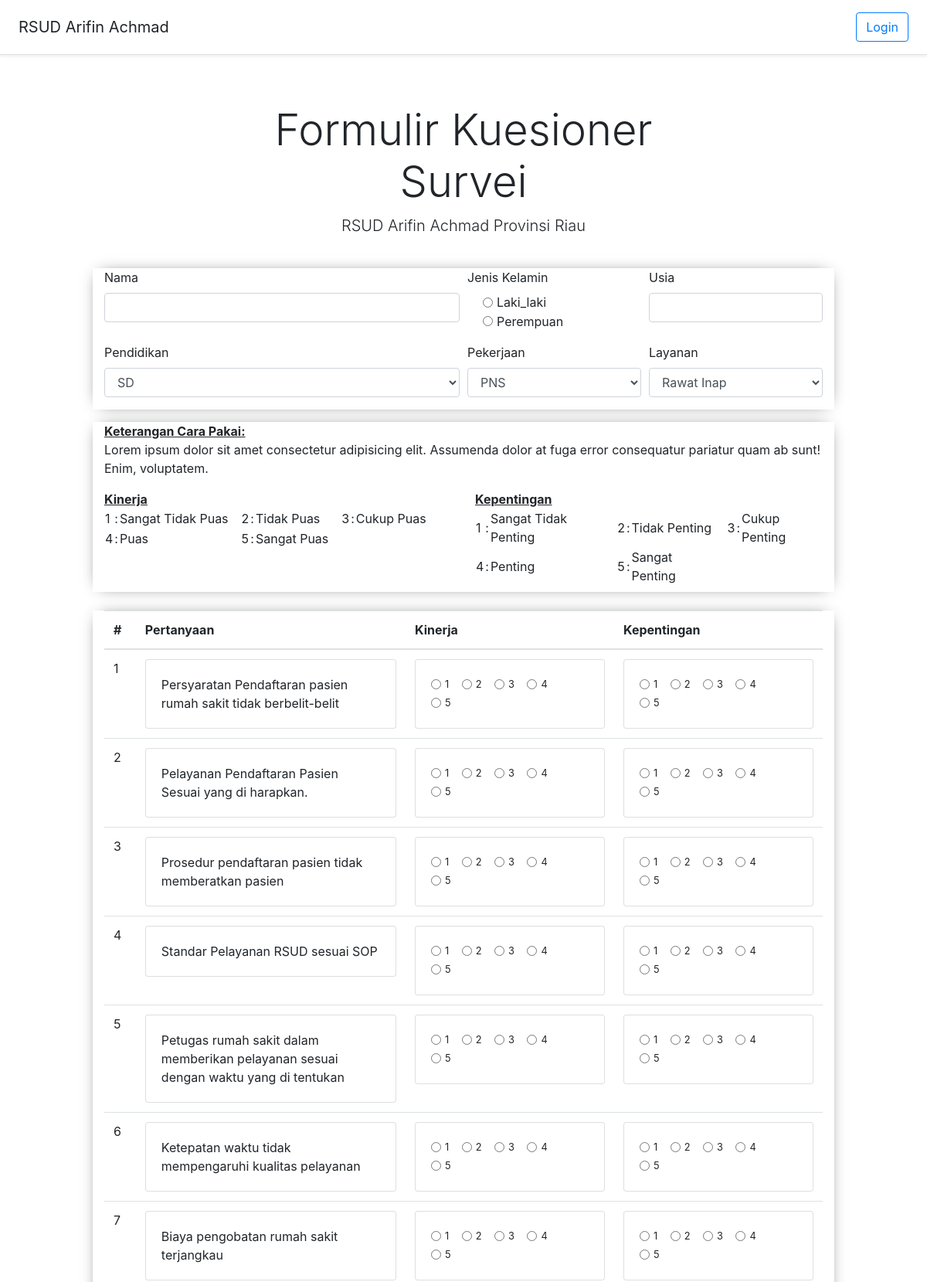
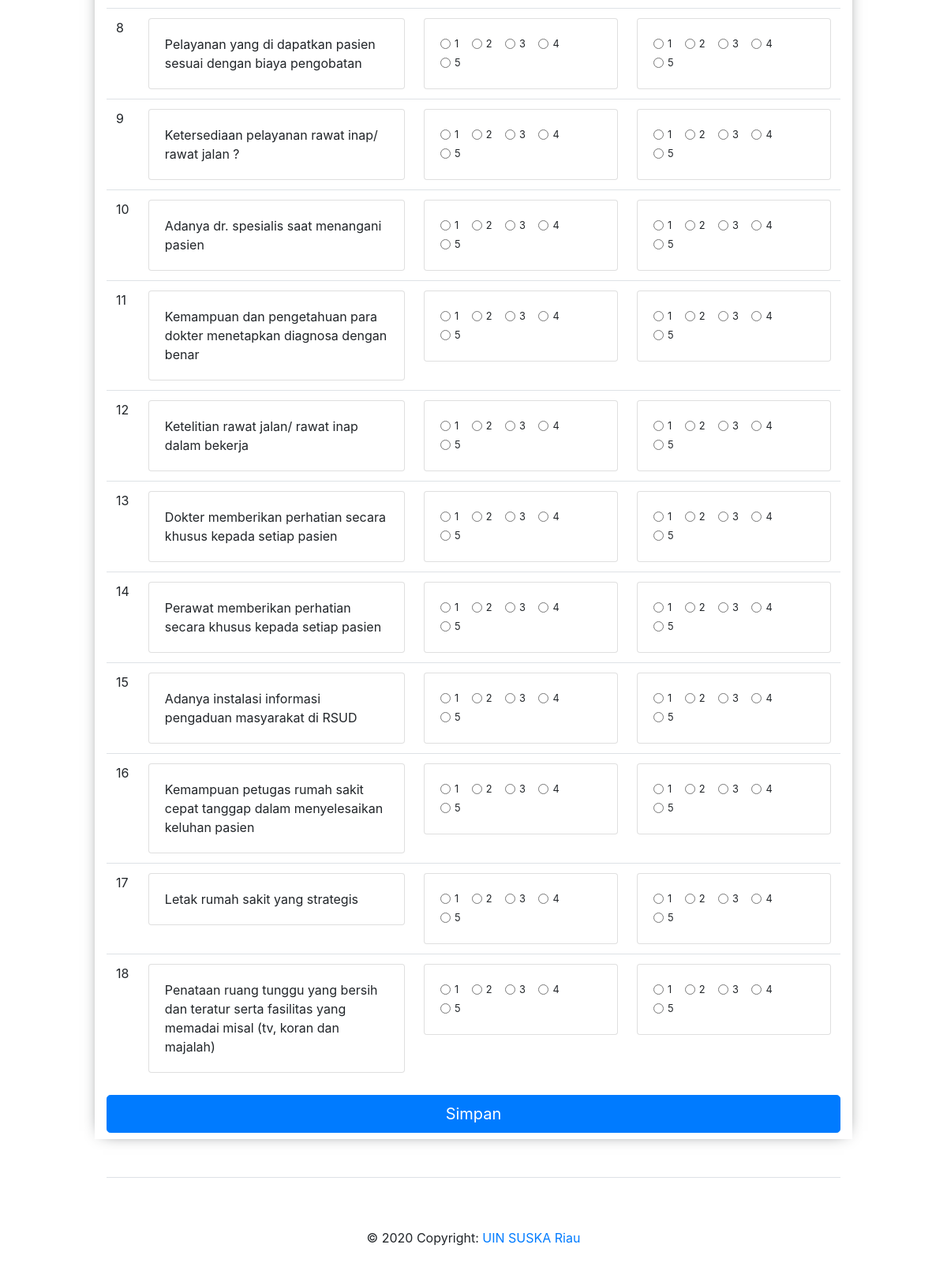
The page / on the database its author committed (2 pictures, top to bottom).
### tables this page shows
CREATE TABLE `tb_kuesioner` (
  `id` int(11) NOT NULL,
  `isi_kuesioner` text NOT NULL
);

### application/controllers/Angket.php (called while the page is built, shortened)
<?php
class Angket extends CI_Controller
{
    var $t_kuesioner = 'tb_kuesioner';
    public function index()
    {
        $data['kuesioner'] = $this->M_General->getAll($this->t_kuesioner, 'id', 'asc')->result();
        $this->load->view('angket/index', $data);
    }
}

### index.php (called while the page is built, shortened)
<?php
require_once BASEPATH.'core/CodeIgniter.php';

### application/models/M_General.php (called while the page is built, shortened)
<?php
class M_General extends CI_Model
{
    public function getAll($tables, $sort, $type)
    {
        $this->db->order_by($sort, $type);
        return $this->db->get($tables);
    }
}

### application/views/angket/index.php (the view, shortened to what this page needs)
<!doctype html>
<html lang="en">
<head>
    <link href="<?= base_url() ?>assets/angket/dist/css/bootstrap.css" rel="stylesheet">
    <link href="<?= base_url() ?>assets/angket/pricing.css" rel="stylesheet">
</head>
<body>
    <div class="d-flex flex-column flex-md-row align-items-center p-3 px-md-4 mb-3 bg-white border-bottom shadow-sm">
        <h5 class="my-0 mr-md-auto font-weight-normal">RSUD Arifin Achmad</h5>
        <a class="btn btn-outline-primary" href="<?= base_url('login') ?>"><i class="fa fa-user"></i> Login</a>
    </div>
    <div class="pricing-header px-3 py-3 pt-md-5 pb-md-4 mx-auto text-center">
        <h1 class="display-4">Formulir Kuesioner Survei</h1>
        <p class="lead">RSUD Arifin Achmad Provinsi Riau</p>
    </div>
    <div class="container">
        <div class="row box">
            <div class="col-md-12">
                <?php echo form_open($this->uri->segment(1) . 'Angket/insert') ?>
                <div class="form-row">
                    <div class="form-group col-md-6">
                        <label for="inputEmail4">Nama</label>
                        <input type="text" name="nama" class="form-control" id="inputEmail4" required>
                    </div>
                    <div class="form-group col-md-3">
                        <label for="inputPassword4">Jenis Kelamin</label>
                        <div class="form-check">
                            <div class="form-check form-check-inline">
                                <input class="form-check-input" type="radio" name="jk" value="l" id="inlineRadio1" required>
                                <label class="form-check-label" for="inlineRadio1">Laki_laki</label>
                            </div>
                            <div class="form-check form-check-inline">
                                <input class="form-check-input" type="radio" name="jk" value="p" id="inlineRadio2" required>
                                <label class="form-check-label" for="inlineRadio2">Perempuan</label>
                            </div>
                        </div>
                    </div>
                    <div class="form-group col-md-3">
                        <label for="inputPassword4">Usia</label>
                        <input type="number" name="usia" class="form-control" required>
                    </div>
                </div>
                <div class="form-row">
                    <div class="form-group col-md-6">
                        <label for="inputEmail4">Pendidikan</label>
                        <select id="inputState" class="form-control" name="pendidikan" required>
                            <option selected value="sd">SD</option>
                        </select>
                    </div>
                    <div class="form-group col-md-3">
                        <label for="inputEmail4">Pekerjaan</label>
                        <select id="inputState" class="form-control" name="pekerjaan" required>
                            <option selected value="pns">PNS</option>
                        </select>
                    </div>
                    <div class="form-group col-md-3">
                        <label for="inputEmail4">Layanan</label>
                        <select id="inputState" class="form-control" name="layanan" required>
                            <option selected value="r_inap">Rawat Inap</option>
                        </select>
                    </div>
                </div>
            </div>
        </div>
        <div class="row box mb-4 mt-3">
            <div class="col-md-12">
                <b><u>Keterangan Cara Pakai:</u></b>
                <p>Lorem ipsum dolor sit amet consectetur adipisicing elit. Assumenda dolor at fuga error consequatur pariatur quam ab sunt! Enim, voluptatem.</p>
                <div class="row">
                    <div class="col-md-6">
                        <b><u>Kinerja</u></b>
                        <table>
                            <tr>
                                <td>1</td>
                                <td>:</td>
                                <td>Sangat Tidak Puas</td>
                                <td style="width: 15px;"></td>
                                <td>2</td>
                                <td>:</td>
                                <td>Tidak Puas</td>
                                <td style="width: 15px;"></td>
                                <td>3</td>
                                <td>:</td>
                                <td>Cukup Puas</td>
                            </tr>
                            <tr>
                                <td>4</td>
                                <td>:</td>
                                <td>Puas</td>
                                <td style="width: 15px;"></td>
                                <td>5</td>
                                <td>:</td>
                                <td>Sangat Puas</td>
                            </tr>
                        </table>
                    </div>
                    <div class="col-md-6 mb-2">
                        <b><u>Kepentingan</u></b>
                        <table>
                            <tr>
                                <td>1</td>
                                <td>:</td>
                                <td>Sangat Tidak Penting</td>
                                <td style="width: 15px;"></td>
                                <td>2</td>
                                <td>:</td>
                                <td>Tidak Penting</td>
                                <td style="width: 15px;"></td>
                                <td>3</td>
                                <td>:</td>
                                <td>Cukup Penting</d>
                            </tr>
                            <tr>
                                <td>4</td>
                                <td>:</td>
                                <td>Penting</td>
                                <td style="width: 15px;"></td>
                                <td>5</td>
                                <td>:</td>
                                <td>Sangat Penting</td>
                            </tr>
                        </table>
                    </div>
                </div>
            </div>
        </div>
        <div class="row box">
            <div class="col-md-12">
                <table class="table">
                    <thead>
                        <tr>
                            <th scope="col">#</th>
                            <th scope="col">Pertanyaan</th>
                            <th scope="col" style="width: 270px;">Kinerja</th>
                            <th scope="col" style="width: 270px;">Kepentingan</th>
                        </tr>
                    </thead>
                    <tbody>
                        <?php
                        $no = 1;
                        foreach ($kuesioner as $key => $kuesioner) :
                        ?>
                            <tr>
                                <td><?= $no++ ?></td>
                                <td>
                                    <div class="card">
                                        <div class="card-body">
                                            <?= $kuesioner->isi_kuesioner ?>
                                        </div>
                                    </div>
                                </td>
                                <td>
                                    <div class="card">
                                        <div class="card-body">
                                            <div class="form-check form-check-inline">
                                                <input class="form-check-input" type="radio" name="kinerja<?= $kuesioner->id ?>" id="inlineRadio1" value="1" required>
                                                <label class="form-check-label small" for="inlineRadio1">1</label>
                                            </div>
                                            <div class="form-check form-check-inline">
                                                <input class="form-check-input" type="radio" name="kinerja<?= $kuesioner->id ?>" id="inlineRadio2" value="2" required>
                                                <label class="form-check-label small" for="inlineRadio2">2</label>
                                            </div>
                                            <div class="form-check form-check-inline">
                                                <input class="form-check-input" type="radio" name="kinerja<?= $kuesioner->id ?>" id="inlineRadio1" value="3" required>
                                                <label class="form-check-label small" for="inlineRadio1">3</label>
                                            </div>
                                            <div class="form-check form-check-inline">
                                                <input class="form-check-input" type="radio" name="kinerja<?= $kuesioner->id ?>" id="inlineRadio2" value="4" required>
                                                <label class="form-check-label small" for="inlineRadio2">4</label>
                                            </div>
                                            <div class="form-check form-check-inline">
                                                <input class="form-check-input" type="radio" name="kinerja<?= $kuesioner->id ?>" id="inlineRadio2" value="5" required>
                                                <label class="form-check-label small" for="inlineRadio2">5</label>
                                            </div>
                                        </div>
                                    </div>
                                </td>
                                <td>
                                    <div class="card">
                                        <div class="card-body">
                                            <div class="form-check form-check-inline">
                                                <input class="form-check-input" type="radio" name="kepentingan<?= $kuesioner->id ?>" id="inlineRadio1" value="1" required>
                                                <label class="form-check-label small" for="inlineRadio1">1</label>
                                            </div>
                                            <div class="form-check form-check-inline">
                                                <input class="form-check-input" type="radio" name="kepentingan<?= $kuesioner->id ?>" id="inlineRadio2" value="2" required>
                                                <label class="form-check-label small" for="inlineRadio2">2</label>
                                            </div>
                                            <div class="form-check form-check-inline">
                                                <input class="form-check-input" type="radio" name="kepentingan<?= $kuesioner->id ?>" id="inlineRadio1" value="3" required>
                                                <label class="form-check-label small" for="inlineRadio1">3</label>
                                            </div>
                                            <div class="form-check form-check-inline">
                                                <input class="form-check-input" type="radio" name="kepentingan<?= $kuesioner->id ?>" id="inlineRadio2" value="4" required>
                                                <label class="form-check-label small" for="inlineRadio2">4</label>
                                            </div>
                                            <div class="form-check form-check-inline">
                                                <input class="form-check-input" type="radio" name="kepentingan<?= $kuesioner->id ?>" id="inlineRadio2" value="5" required>
                                                <label class="form-check-label small" for="inlineRadio2">5</label>
                                            </div>
                                        </div>
                                    </div>
                                </td>
                            </tr>
                        <?php endforeach ?>
                    </tbody>
                </table>
                <input type="submit" class="btn btn-primary mb-2 btn-lg btn-block" value="Simpan" onclick="return confirm('Apakah Data Yang Anda Masukan Sudah Benar?')">
            </div>
        </div>
        <footer class="pt-4 my-md-5 pt-md-5 border-top">
            <div class="row">
                <div class="col-md-12">
                    <div class="footer-copyright text-center py-3">© 2020 Copyright:
                        <a href="#"> UIN SUSKA Riau</a>
                    </div>
                </div>
            </div>
        </footer>
    </div>
</body>
</html>

### assets/angket/pricing.css (style rules this page uses)
html { font-size: 14px; }
@media (min-width: 768px) { html { font-size: 16px; } }
.container { max-width: 960px; }
.pricing-header { max-width: 700px; }
.box { box-shadow: 0 0 20px -10px; }

### rows shown on the page
tb_kuesioner: isi_kuesioner "Persyaratan Pendaftaran pasien rumah sakit tidak berbelit-belit"
tb_kuesioner: isi_kuesioner "Pelayanan Pendaftaran Pasien Sesuai yang di harapkan."
tb_kuesioner: isi_kuesioner "Prosedur pendaftaran pasien tidak memberatkan pasien"
tb_kuesioner: isi_kuesioner "Standar Pelayanan RSUD sesuai SOP"
tb_kuesioner: isi_kuesioner "Petugas rumah sakit dalam memberikan pelayanan sesuai dengan waktu yang di tentukan"
tb_kuesioner: isi_kuesioner "Ketepatan waktu tidak mempengaruhi kualitas pelayanan"
tb_kuesioner: isi_kuesioner "Biaya pengobatan rumah sakit terjangkau"
tb_kuesioner: isi_kuesioner "Pelayanan yang di dapatkan pasien sesuai dengan biaya pengobatan"
tb_kuesioner: isi_kuesioner "Ketersediaan pelayanan rawat inap/ rawat jalan ?"
tb_kuesioner: isi_kuesioner "Adanya dr. spesialis saat menangani pasien"
tb_kuesioner: isi_kuesioner "Kemampuan dan pengetahuan para dokter menetapkan diagnosa dengan benar"
tb_kuesioner: isi_kuesioner "Ketelitian rawat jalan/ rawat inap dalam bekerja"
tb_kuesioner: isi_kuesioner "Dokter memberikan perhatian secara khusus kepada setiap pasien"
tb_kuesioner: isi_kuesioner "Perawat memberikan perhatian secara khusus kepada setiap pasien"
tb_kuesioner: isi_kuesioner "Adanya instalasi informasi pengaduan masyarakat di RSUD"
tb_kuesioner: isi_kuesioner "Kemampuan petugas rumah sakit cepat tanggap dalam menyelesaikan keluhan pasien"
tb_kuesioner: isi_kuesioner "Letak rumah sakit yang strategis"
tb_kuesioner: isi_kuesioner "Penataan ruang tunggu yang bersih dan teratur serta fasilitas yang memadai misal (tv, koran dan majalah)"
